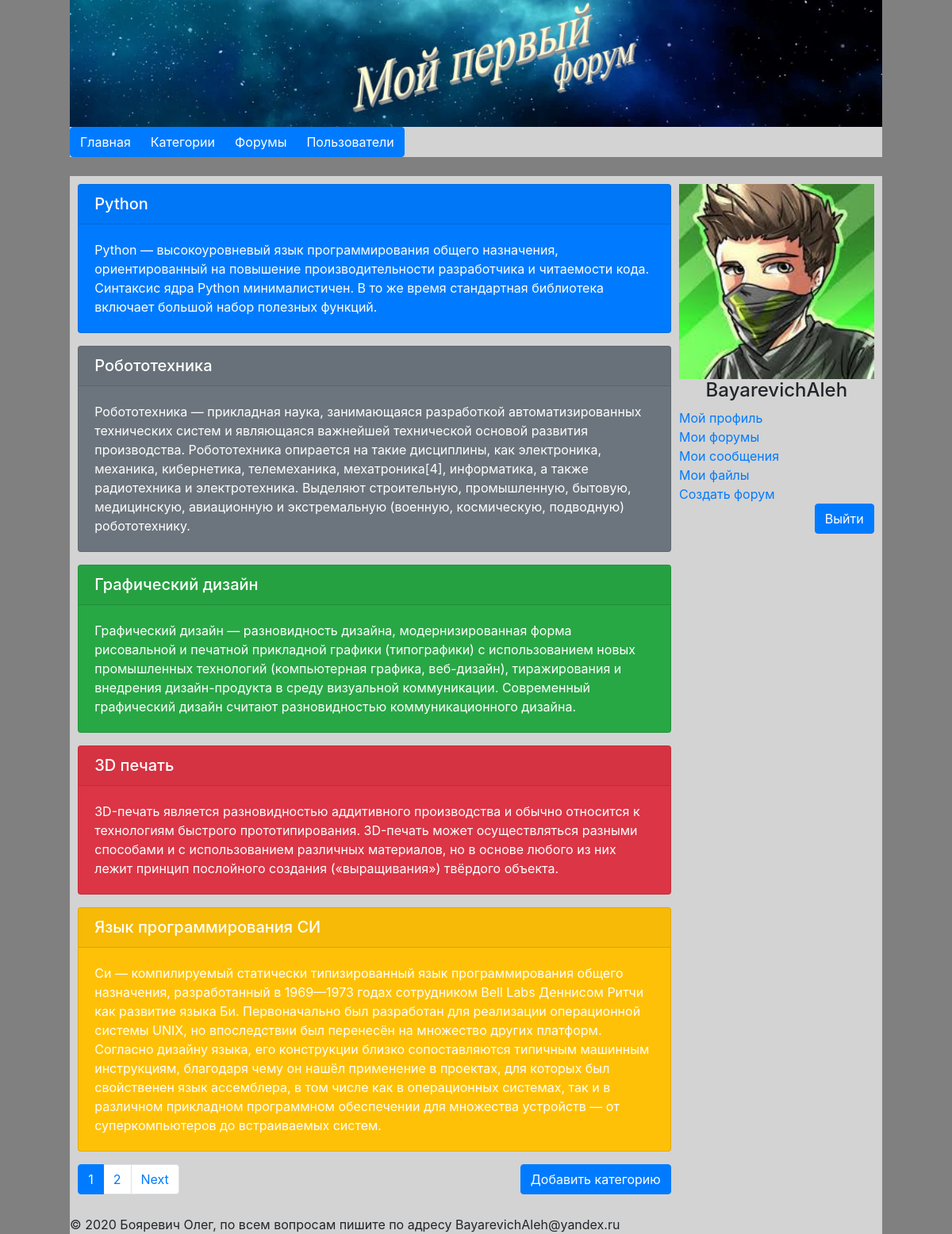
The page /categories/ (signed in) on the database its author committed.
### Forum/models.py (models this page shows, shortened)
class Category(models.Model):
    title = models.CharField(max_length=150, db_index=True, unique=True, verbose_name='Название категории')
    commit = models.TextField(max_length=1000, verbose_name='Описание категории')
    def get_absolute_url(self):
        return reverse('category', kwargs={"category_id": self.pk})
    def __str__(self):
        return self.title
    class Meta:
        verbose_name = 'Котегория'
        verbose_name_plural = 'Категории'
        ordering = ['pk']

class Users(AbstractUser):
    age = models.DateField(blank=True, null=True, verbose_name='Дата Рождения', )
    photo = models.ImageField(blank=True, upload_to='userphotos/', verbose_name='Фото')
    status = models.CharField(max_length=150, choices=STATUS_CHOICES, default='active', verbose_name='Статус')
    def get_absolute_url(self):
        return reverse('user', kwargs={"username": self.username})
    class Meta:
        verbose_name = 'Пользователь'
        verbose_name_plural = 'Пользователи'
        ordering = ['username']

### Forum/views.py (the view)
# urls.py: path('categories/', CategoriesView.as_view(), name='categories'),
class CategoriesView(MyListView):
    model = Category
    title = 'Категории'
    template_name = 'Forum/categories.html'
    context_object_name = 'categories'
    allow_empty = True
    paginate_by = 5

### Forum/utils.py (called while the page is built)
    def get_pages(self,):
        num_pages = self.pages.paginator.num_pages
        number = self.pages.number
        if num_pages < 10:
            return (range(1, num_pages + 1))
        elif number > num_pages - 5:
            return (range(num_pages - 8, num_pages + 1))
        else:
            return (range(number - 4, number + 4))

### Forum/views.py (called while the page is built)
    def get_context_data(self, *, object_list=None, **kwargs):
        context = super(__class__, self).get_context_data(**kwargs)
        context['userform'] = UserLoginForm
        context['title'] = self.title
        self.pages = context['page_obj']
        context['pages'] = self.get_pages()
        return context

### Forum/templates/Forum/categories.html
{% extends 'base.html' %}
{% block content %}
    {% for item in categories %}
        <div class="{% cycle 'card text-white bg-primary mb-3' 'card text-white bg-secondary mb-3' 'card text-white bg-success mb-3' 'card text-white bg-danger mb-3' 'card text-white bg-warning mb-3' 'card text-white bg-info mb-3' 'card text-white bg-dark mb-3' %}"
             style="max-width: 100%;">
            <div class="card-header" style="height: 50px"><h5 class="card-title">
                <a href="{{ item.get_absolute_url }}" style="color: white">{{ item }}</a>
            </h5></div>
            <div class="card-body">
                <p class="card-text">{{ item.commit }}</p>
            </div>
        </div>
    {% endfor %}
{% endblock %}
{% block paginator %}
    {% if request.user.is_authenticated %}
        <div class="row" style="float: right">
            <a href="{% url 'add_category' %}" class="btn btn-primary">Добавить категорию</a>
        </div>
    {% endif %}
    {{ block.super }}
{% endblock %}
{% block user %}
    {{ block.super }}
{% endblock %}

### templates/inc/_login.html (shortened to what this page needs)
{% load staticfiles %}
{% if request.user.is_authenticated %}
    {% if request.user.photo %}
        <img src="{% static request.user.photo.url %}" alt="Photo" width="100%">
    {% else %}
        <img src="{% static 'media/userphotos/nophoto.png' %}" alt="Photo" width="100%">
    {% endif %}
    <h4 align="center">{{ request.user.username }}</h4>
    <a href="{{ request.user.get_absolute_url }}">Мой профиль</a><br>
    <a href="{% url 'myforums' %}">Мои форумы</a><br>
    <a href="#">Мои сообщения</a><br>
    <a href="#">Мои файлы</a><br>
    <a href="{% url 'add_forum' %}">Создать форум</a><br>
        <div style="float: right">
            <a href="{% url 'logout' %}?url={{ request.path }}" class="btn btn-primary">Выйти</a>
        </div>
{% endif %}

### Forum/static/css/style.css (style rules this page uses)
.container:after, .row:after { content: ""; display: table; clear: both; }
.row { margin: 0px auto; padding: 0 0px; }
body { background-color: gray; }

### rows shown on the page
Category: title "Python", commit "Python — высокоуровневый язык программирования общего назначения, ориентированный на повышение производительности разработчика и читаемости кода. Синтаксис ядра Python минималистичен. В то же время стандартная библиотека включает большой набор полезных функций."
Category: title "Робототехника", commit "Робототехника — прикладная наука, занимающаяся разработкой автоматизированных технических систем и являющаяся важнейшей технической основой развития производства. Робототехника опирается на такие дисциплины, как электроника, механика, кибернетика, телемеханика, мехатроника[4], информатика, а также радиотехника и электротехника. Выделяют строительную, промышленную, бытовую, медицинскую, авиационную и экстремальную (военную, космическую, подводную) робототехнику."
Category: title "Графический дизайн", commit "Графический дизайн — разновидность дизайна, модернизированная форма рисовальной и печатной прикладной графики (типографики) с использованием новых промышленных технологий (компьютерная графика, веб-дизайн), тиражирования и внедрения дизайн-продукта в среду визуальной коммуникации. Современный графический дизайн считают разновидностью коммуникационного дизайна."
Category: title "3D печать", commit "3D-печать является разновидностью аддитивного производства и обычно относится к технологиям быстрого прототипирования. 3D-печать может осуществляться разными способами и с использованием различных материалов, но в основе любого из них лежит принцип послойного создания («выращивания») твёрдого объекта."
Category: title "Язык программирования СИ", commit "Си — компилируемый статически типизированный язык программирования общего назначения, разработанный в 1969—1973 годах сотрудником Bell Labs Деннисом Ритчи как развитие языка Би. Первоначально был разработан для реализации операционной системы UNIX, но впоследствии был перенесён на множество других платформ. Согласно дизайну языка, его конструкции близко сопоставляются типичным машинным инструкциям, благодаря чему он нашёл применение в проектах, для которых был свойственен язык ассемблера, в том числе как в операционных системах, так и в различном прикладном программном обеспечении для множества устройств — от суперкомпьютеров до встраиваемых систем."
Users: photo (picture), user.username "BayarevichAleh"

### other values the page prints
{{ p }} "1"
{{ p }} "2"
